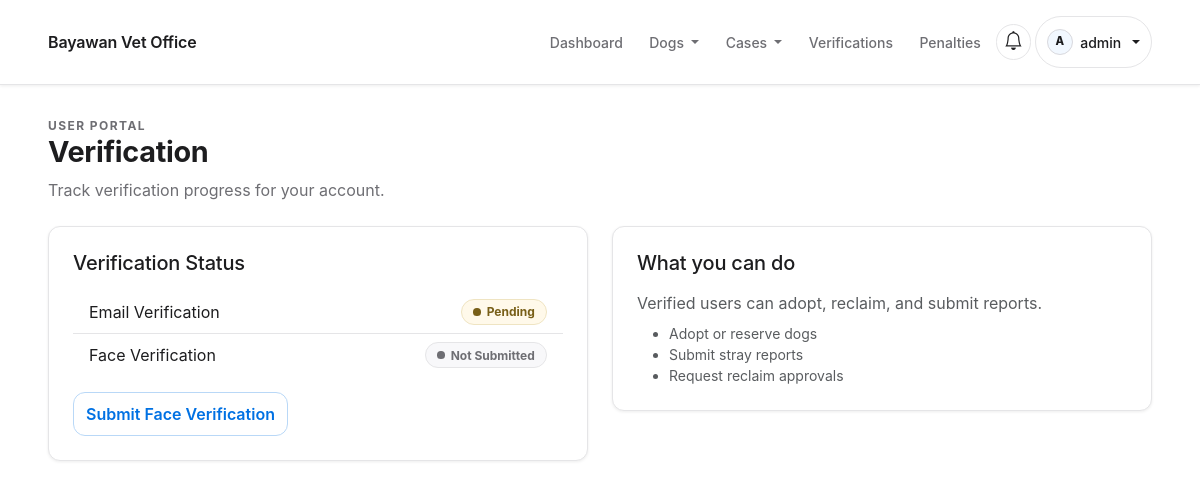
/accounts/verification/ (signed in), run on an earlier commit of the app's database.
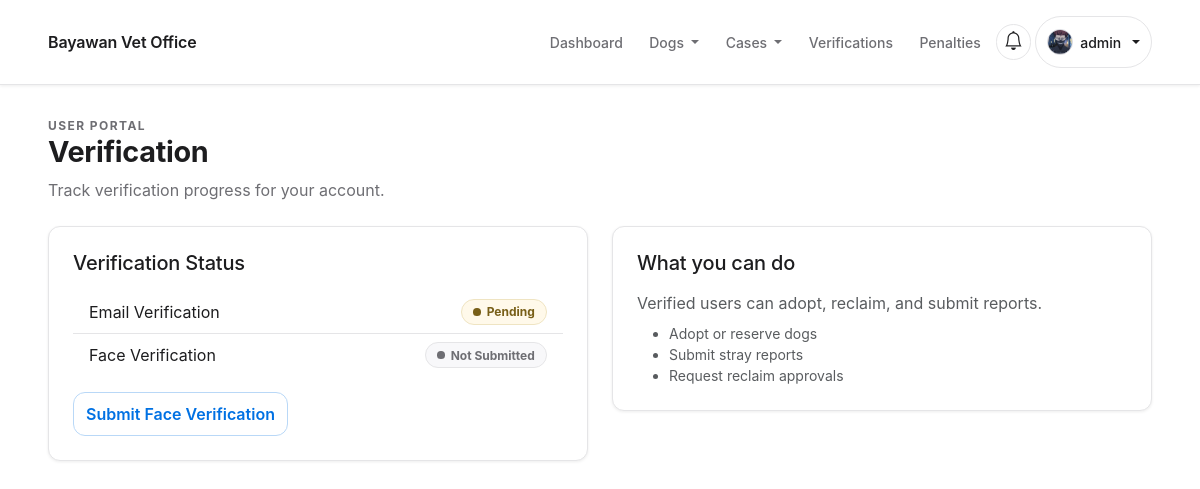
And on a later commit of the database.
### users/models.py (models this page shows, shortened)
class CustomUser(AbstractUser):
    class Roles(models.TextChoices):
        ADMIN = 'ADMIN', 'Admin'
        STAFF = 'STAFF', 'Staff'
        OWNER = 'OWNER', 'Regular User (Owner)'
    email = models.EmailField(unique=True)
    role = models.CharField(max_length=20, choices=Roles.choices, default=Roles.OWNER)
    email_verified = models.BooleanField(default=False)
    is_verified = models.BooleanField(default=False)
    legal_consent = models.BooleanField(default=False)
    legal_consented_at = models.DateTimeField(null=True, blank=True)

class FaceVerification(TimeStampedModel):
    class Status(models.TextChoices):
        PENDING = 'PENDING', 'Pending'
        APPROVED = 'APPROVED', 'Approved'
        REJECTED = 'REJECTED', 'Rejected'
    user = models.OneToOneField(
        settings.AUTH_USER_MODEL, on_delete=models.CASCADE, related_name='face_verification'
    )
    status = models.CharField(max_length=20, choices=Status.choices, default=Status.PENDING)
    reviewed_by = models.ForeignKey(
        settings.AUTH_USER_MODEL,
        on_delete=models.SET_NULL,
        null=True,
        blank=True,
        related_name='face_verification_reviews',
    )
    reviewed_at = models.DateTimeField(null=True, blank=True)
    notes = models.TextField(blank=True)
    photo = models.FileField(upload_to='face_verifications/', blank=True)

class UserProfile(models.Model):
    class Gender(models.TextChoices):
        MALE = 'MALE', 'Male'
        FEMALE = 'FEMALE', 'Female'
    class StatusBadge(models.TextChoices):
        GREEN = 'GREEN', 'Green'
        ORANGE = 'ORANGE', 'Orange'
        RED = 'RED', 'Red'
    user = models.OneToOneField(CustomUser, on_delete=models.CASCADE, related_name='profile')
    offense_count = models.PositiveIntegerField(default=0)
    status_badge = models.CharField(max_length=10, choices=StatusBadge.choices, default=StatusBadge.GREEN)
    full_name = models.CharField(max_length=150, blank=True)
    address = models.CharField(max_length=255, blank=True)
    age = models.PositiveIntegerField(null=True, blank=True)
    birthday = models.DateField(null=True, blank=True)
    gender = models.CharField(max_length=10, choices=Gender.choices, blank=True)
    profile_photo = models.ImageField(upload_to='profile_photos/', blank=True, null=True)

### users/views.py (the view)
# urls.py: path('verification/', views.verification_status, name='verification_status'),
@login_required
def verification_status(request):
    return render(request, 'users/verification_status.html')

### notifications/context_processors.py (called while the page is built)
def unread_notifications(request):
    if not request.user.is_authenticated:
        return {'unread_notifications': 0, 'nav_notifications': []}
    items = Notification.objects.filter(user=request.user).order_by('-created_at')
    count = items.filter(is_read=False).count()
    return {
        'unread_notifications': count,
        'nav_notifications': items[:5],
    }

### templates/users/verification_status.html (shortened to what this page needs)
{% extends 'base.html' %}
{% block content %}
  <div class="container">
    {% include 'partials/page_header.html' with eyebrow="User Portal" title="Verification" subtitle="Track verification progress for your account." %}
    <div class="row g-4">
      <div class="col-lg-6">
        <div class="card-elevated p-4">
          <h2 class="h5 mb-3">Verification Status</h2>
          <ul class="list-group list-group-flush">
            <li class="list-group-item d-flex justify-content-between align-items-center">
              Email Verification
              {% if request.user.email_verified %}
                {% include 'partials/status_pill.html' with label="Verified" tone="success" %}
              {% else %}
                {% include 'partials/status_pill.html' with label="Pending" tone="warning" %}
              {% endif %}
            </li>
            <li class="list-group-item d-flex justify-content-between align-items-center">
              Face Verification
              {% if request.user.face_verification and request.user.face_verification.status == 'APPROVED' %}
                {% include 'partials/status_pill.html' with label="Approved" tone="success" %}
              {% elif request.user.face_verification and request.user.face_verification.status == 'PENDING' %}
                {% include 'partials/status_pill.html' with label="Under Review" tone="warning" %}
              {% elif request.user.face_verification and request.user.face_verification.status == 'REJECTED' %}
                {% include 'partials/status_pill.html' with label="Rejected" tone="danger" %}
              {% else %}
                {% include 'partials/status_pill.html' with label="Not Submitted" tone="muted" %}
              {% endif %}
            </li>
          </ul>
          <div class="mt-3">
            {% if request.user.face_verification and request.user.face_verification.status == 'PENDING' %}
              <div class="alert alert-info mb-0">
                Please wait up to 24 hours. Your face verification is under review by the admin.
              </div>
            {% elif request.user.face_verification and request.user.face_verification.status == 'APPROVED' %}
              <div class="alert alert-success mb-0">
                Your face verification is approved.
              </div>
            {% else %}
              <a class="btn btn-outline-primary" href="{% url 'face_verification' %}">
                Submit Face Verification
              </a>
            {% endif %}
          </div>
        </div>
      </div>
      <div class="col-lg-6">
        <div class="card-elevated p-4">
          <h2 class="h5 mb-3">What you can do</h2>
          <p class="text-muted mb-2">
            Verified users can adopt, reclaim, and submit reports.
          </p>
          <ul class="small text-muted mb-0">
            <li>Adopt or reserve dogs</li>
            <li>Submit stray reports</li>
            <li>Request reclaim approvals</li>
          </ul>
        </div>
      </div>
    </div>
  </div>
{% endblock %}

### templates/base.html (shortened to what the changed rows need)
{% load static %}
<!doctype html>
<html lang="en">
  <head>
    <link
      href="https://cdn.jsdelivr.net/npm/bootstrap@5.3.2/dist/css/bootstrap.min.css"
      rel="stylesheet"
    />
    <link
      rel="stylesheet"
      href="https://cdn.jsdelivr.net/npm/bootstrap-icons@1.11.3/font/bootstrap-icons.css"
    />
    <link rel="stylesheet" href="{% static 'css/theme.css' %}" />
    <link rel="stylesheet" href="{% static 'css/components.css' %}" />
    <link rel="stylesheet" href="{% static 'css/layout.css' %}" />
    <link rel="stylesheet" href="{% static 'css/utilities.css' %}" />
    <link rel="stylesheet" href="{% static 'css/app-pages.css' %}" />
    <link rel="stylesheet" href="{% static 'css/app-modules.css' %}" />
  </head>
  <body class="app-shell">
    <nav class="navbar navbar-expand-lg navbar-light bg-white border-bottom sticky-top">
      <div class="container">
        <div class="collapse navbar-collapse" id="navMain">
          <ul class="navbar-nav ms-auto align-items-lg-center gap-lg-1">
            {% if request.user.is_authenticated %}
              <li class="nav-item dropdown">
                <a
                  class="nav-link dropdown-toggle notification-toggle {% if unread_notifications %}has-unread{% endif %}"
                  href="#"
                  id="notificationsDropdown"
                  role="button"
                  data-bs-toggle="dropdown"
                  aria-expanded="false"
                  aria-label="Open notifications"
                >
                  <i class="bi bi-bell"></i>
                </a>
              </li>
              <li class="nav-item dropdown">
                <a
                  class="nav-link dropdown-toggle navbar-profile-toggle"
                  href="#"
                  id="profileDropdown"
                  role="button"
                  data-bs-toggle="dropdown"
                  aria-expanded="false"
                >
                  <span class="navbar-profile-avatar" aria-hidden="true">
                    {% if request.user.profile.profile_photo %}
                      <img
                        src="{{ request.user.profile.profile_photo.url }}"
                        alt=""
                        class="navbar-profile-avatar-img"
                      />
                    {% else %}
                      <span class="navbar-profile-avatar-fallback">{{ request.user.username|first|upper }}</span>
                    {% endif %}
                  </span>
                  <span class="navbar-profile-name">{{ request.user.username }}</span>
                </a>
              </li>
            {% endif %}
          </ul>
        </div>
      </div>
    </nav>
    <main id="main-content" class="main-content">
      {% block content %}{% endblock %}
    </main>
  </body>
</html>

### templates/partials/status_pill.html
{% if label %}
  <span class="status-pill {% if tone %}status-pill--{{ tone }}{% else %}status-pill--muted{% endif %}">
    {{ label }}
  </span>
{% endif %}

What changed in the data, as far as the page shows it:
no longer on this page (row edited): FaceVerification: status "Pending"
changed CustomUser "admin": user.profile.profile_photo: picture added; user.username|first "A" → (not shown)
Also different on the page:
{{ label }}: "Not Submitted" → "Pending Not Submitted"
